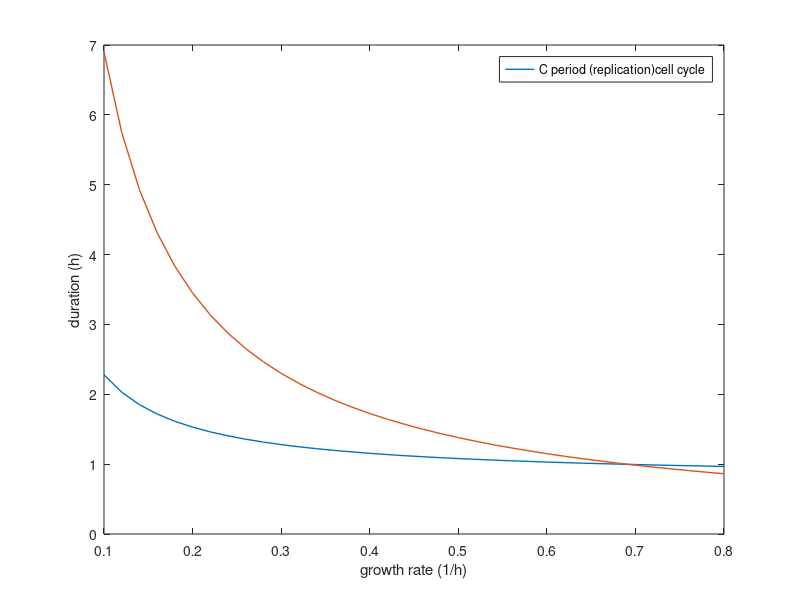

Write MATLAB code to recreate this figure.

gr=0.1:0.02:0.8;
tr_time=0.78+0.15./gr;
cyc_time=0.69./gr;
plot(gr,tr_time,"LineWidth",1);hold on;
plot(gr,cyc_time,"LineWidth",1);
xlabel("growth rate (1/h)");
ylabel("duration (h)");
legend(["C period (replication)","cell cycle"])
%%
